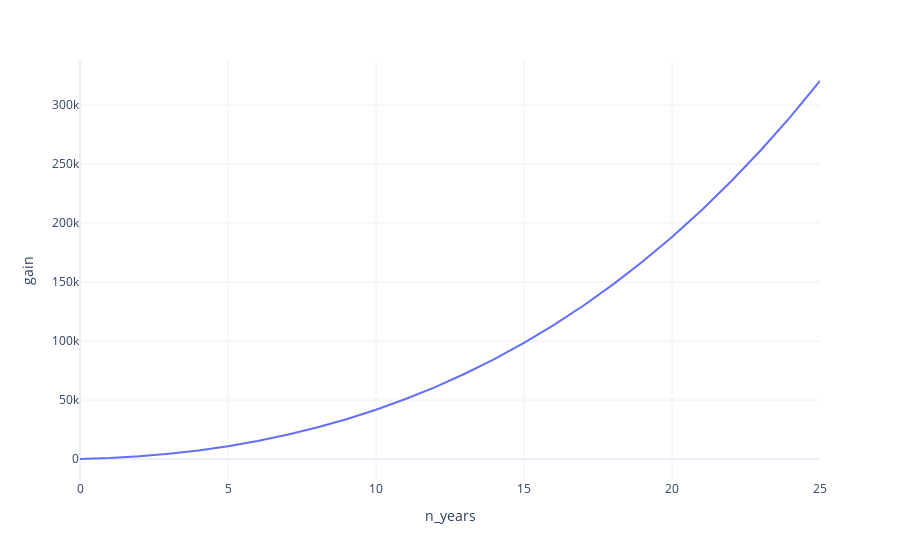

Notebook code cell kept with this figure:
### Code cell
px.line(fin.yearly_finances, x="n_years", y="gain", log_y=False)

### Figure 1 — Plotly figure (JSON) as saved in the notebook; plotly's stock layout.template omitted (floating-point values rounded to 4 significant figures)
{"data": [{"hovertemplate": "n_years=%{x}<br>gain=%{y}<extra></extra>", "legendgroup": "", "line": {"color": "#636efa", "dash": "solid"}, "marker": {"symbol": "circle"}, "mode": "lines", "name": "", "orientation": "v", "showlegend": false, "type": "scatter", "x": [0, 1, 2, 3, 4, 5, 6, 7, 8, 9, 10, 11, 12, 13, 14, 15, 16, 17, 18, 19, 20, 21, 22, 23, 24, 25], "xaxis": "x", "y": [0, 790, 2235, 4368, 7223, 10839, 15254, 20509, 26646, 33711, 41752, 50818, 60962, 72238, 84706, 98425, 113461, 129879, 147752, 167152, 188160, 210856, 235327, 261664, 289962, 320322], "yaxis": "y"}], "layout": {"legend": {"tracegroupgap": 0}, "margin": {"t": 60}, "xaxis": {"anchor": "y", "domain": [0, 1], "title": {"text": "n_years"}}, "yaxis": {"anchor": "x", "domain": [0, 1], "title": {"text": "gain"}}}}
